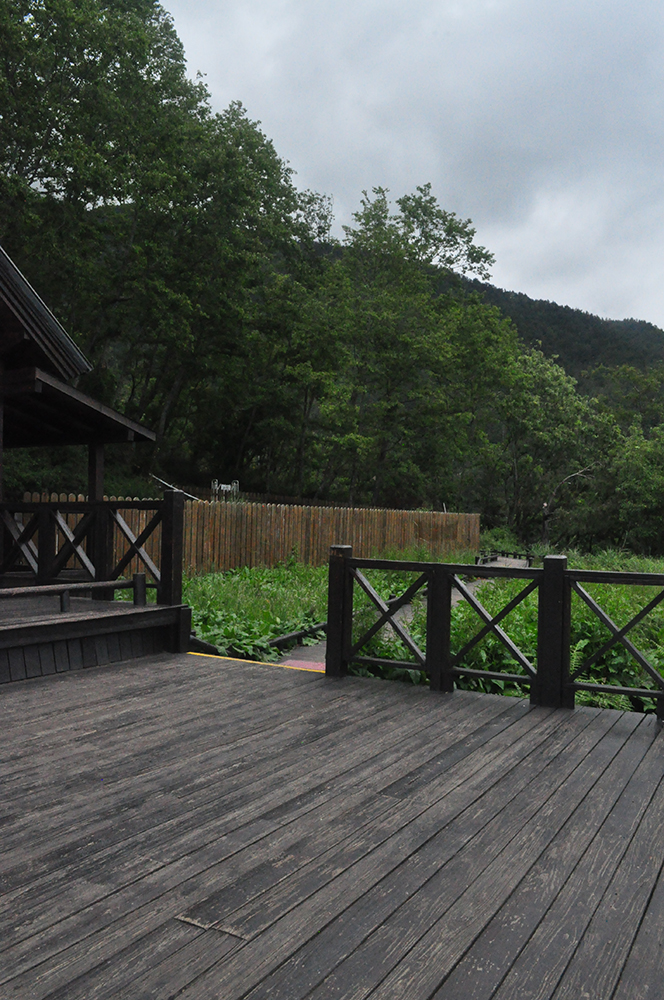
#> input picture Anhtest2/DSC_0171.jpg, 664 x 1000 px
$ python -i 5_10_feature_matching.py   (imports and definitions only)
#> lines starting #> are read from the running program, lines starting #| are printed output that depends on the picture; after the words box and inside, x2 and y2 are one past the last pixel; in counts of white or black regions, pixels touching at a corner belong together
#> further down, picture is the input picture: shape (1000, 664, 3); mean B, G, R 84.9, 90.6, 85.6
import cv2
import numpy as np
import os
import re
import gc
import gradio as gr

MAX_W = 1200
ORB_N = 10000
FOCAL_LENGTH = 1200

# [125 lines left out: functions cylindrical_warp, get_homography, compensate, build_gaussian_pyramid, build_laplacian_pyramid, multi_band_blend and 1 more, not called in this run]

def crop_to_bounding_box(img):
    gray = cv2.cvtColor(img, cv2.COLOR_BGR2GRAY)
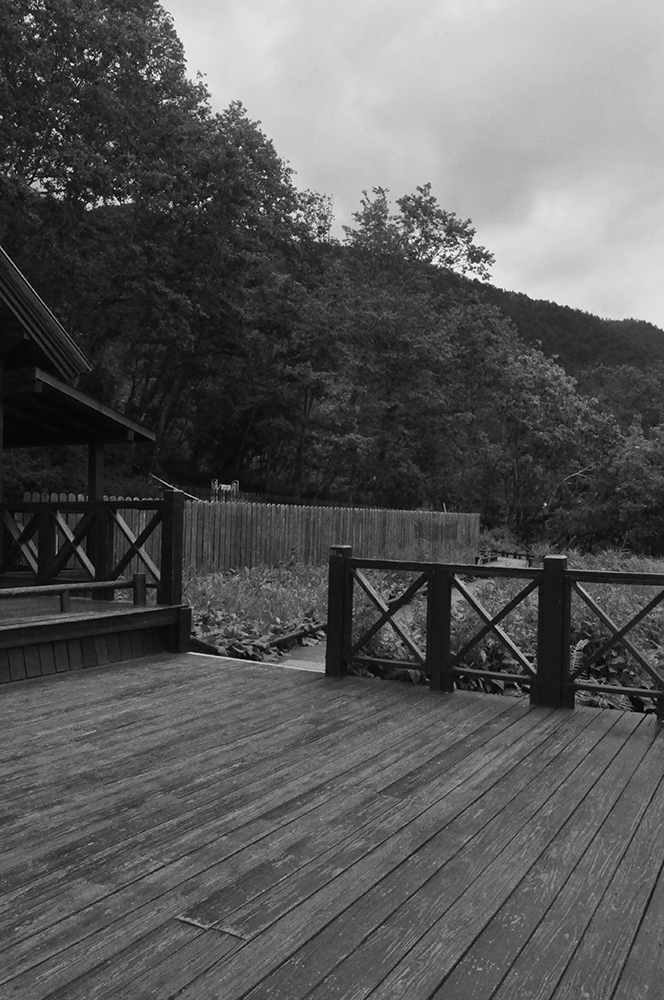
#> gray: shape (1000, 664); min 0, max 255, mean 88.5
    _, mask = cv2.threshold(gray, 1, 255, cv2.THRESH_BINARY)
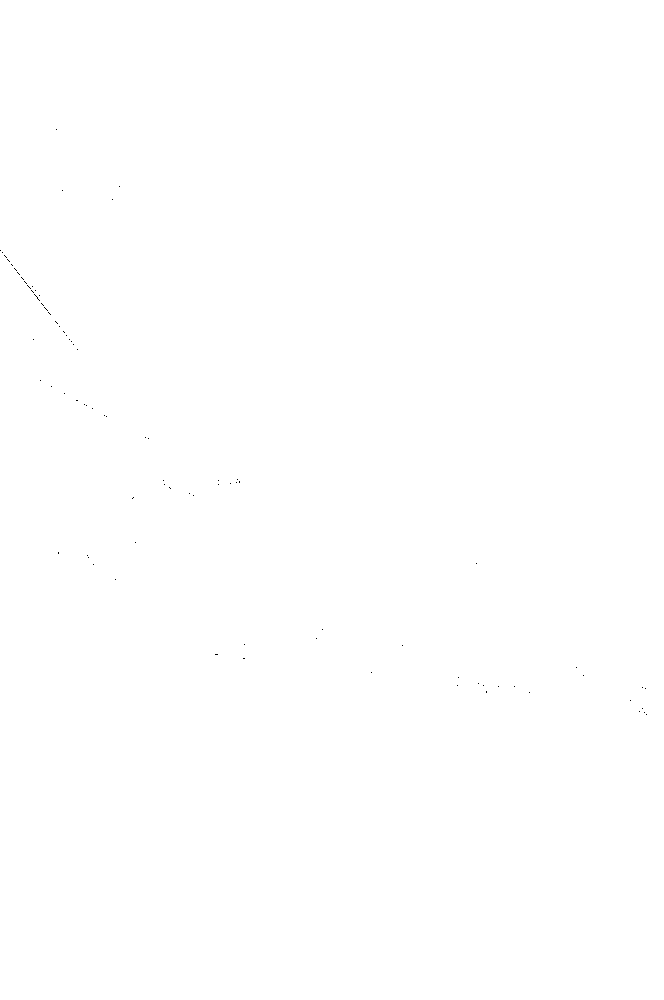
#> mask: shape (1000, 664); 100% white; black in thin lines or dots, all inside (x1, y1, x2, y2) = (0, 129, 647, 715)

    contours, _ = cv2.findContours(mask, cv2.RETR_EXTERNAL, cv2.CHAIN_APPROX_SIMPLE)
#> contours = 1 item
    if not contours: return img

    c = max(contours, key=cv2.contourArea)
#> c = [[0, 0], [0, 249], [1, 250], [0, 251], [0, 999], [663, 999], [663, 0]]

    x, y, w, h = cv2.boundingRect(c)
#> x = 0; y = 0; w = 664; h = 1000

    print(f" -> Giữ lại vùng: x={x}, y={y}, w={w}, h={h}")
#|  -> Giữ lại vùng: x=0, y=0, w=664, h=1000

    return img[y:y+h, x:x+w]

# [73 lines left out: function process_images, not called in this run]

# [21 lines not run here, left out]

>>> import cv2
>>> picture = cv2.imread('Anhtest2/DSC_0171.jpg')
>>> result = crop_to_bounding_box(picture)

$ run again, on Anhtest2/DSC_0172.jpg
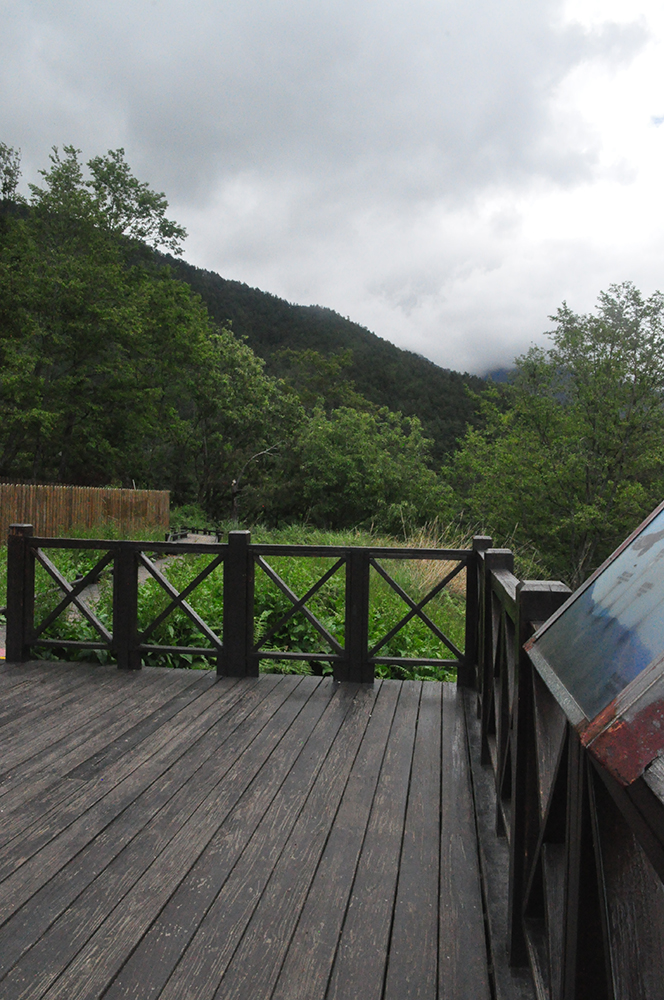
#> input picture Anhtest2/DSC_0172.jpg, 664 x 1000 px
#> picture is the input picture: shape (1000, 664, 3); mean B, G, R 105.5, 111.7, 108.1
#> in crop_to_bounding_box, `gray = cv2.cvtColor(img, cv2.COLOR_BGR2GRAY)`:
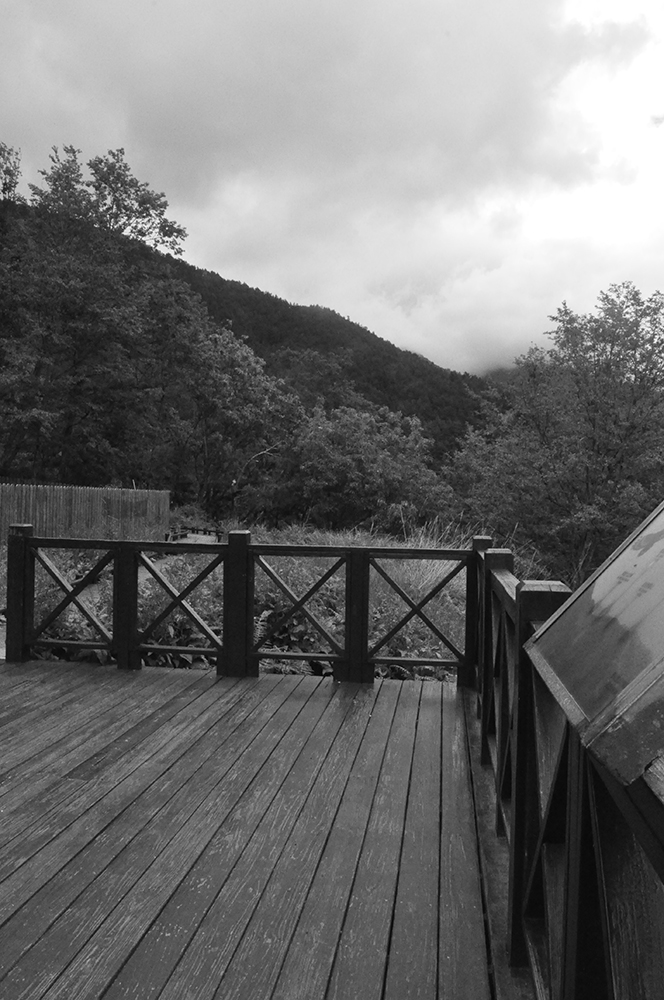
#> gray: shape (1000, 664); min 0, max 255, mean 110
#> mask: shape (1000, 664); 100% white; black in thin lines or dots, all inside (x1, y1, x2, y2) = (166, 540, 571, 676)
#> contours = [[[0, 0], [0, 999], [663, 999], [663, 0]]]
#> c = [[0, 0], [0, 999], [663, 999], [663, 0]]
#> x = 0; w = 664; h = 1000
#|  -> Giữ lại vùng: x=0, y=0, w=664, h=1000

$ run again, on Anhtest2/DSC_0173.jpg
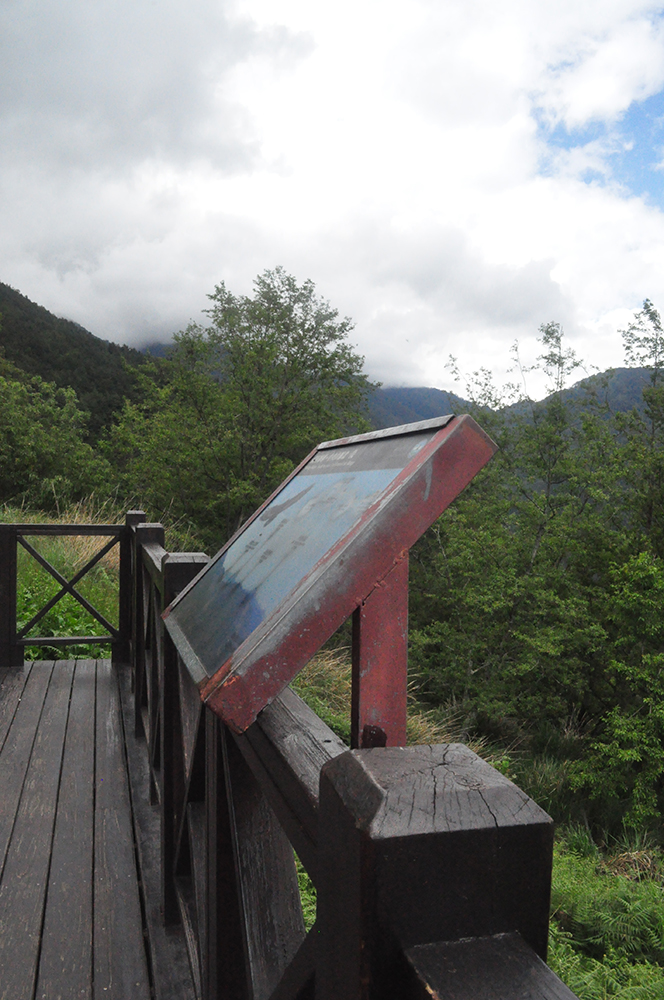
#> input picture Anhtest2/DSC_0173.jpg, 664 x 1000 px
#> picture is the input picture: shape (1000, 664, 3); mean B, G, R 121.5, 126.6, 124.8
#> in crop_to_bounding_box, `gray = cv2.cvtColor(img, cv2.COLOR_BGR2GRAY)`:
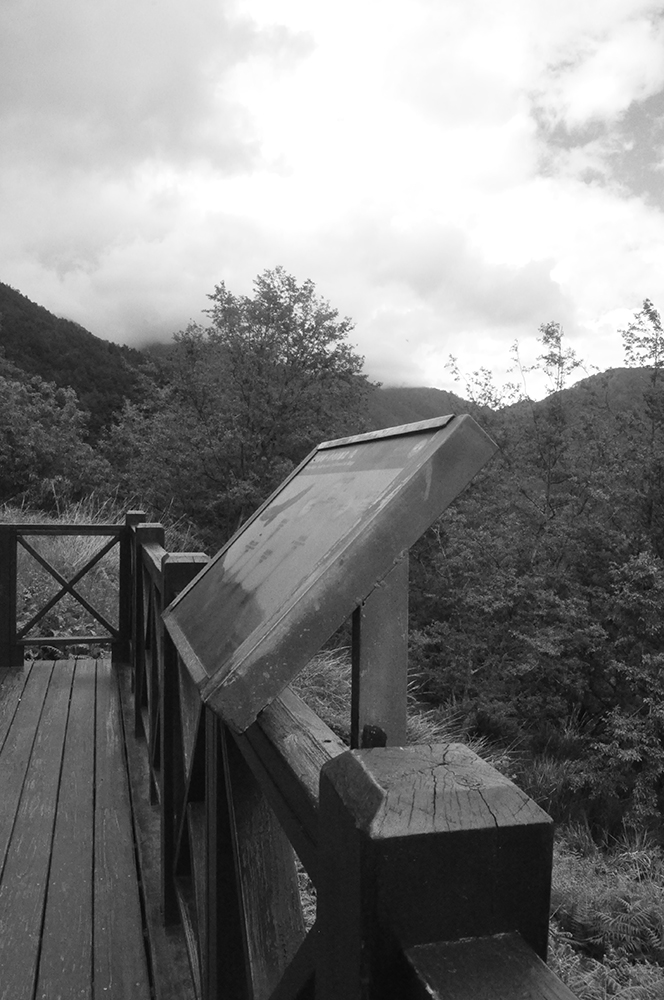
#> gray: shape (1000, 664); min 0, max 255, mean 125.5
#> mask: shape (1000, 664); 100% white; black in thin lines or dots, all inside (x1, y1, x2, y2) = (131, 509, 601, 838)
#> contours = [[[0, 0], [0, 999], [663, 999], [663, 0]]]
#> c = [[0, 0], [0, 999], [663, 999], [663, 0]]
#> x = 0; w = 664; h = 1000
#|  -> Giữ lại vùng: x=0, y=0, w=664, h=1000

$ run again, on Anhtest2/DSC_0174.jpg
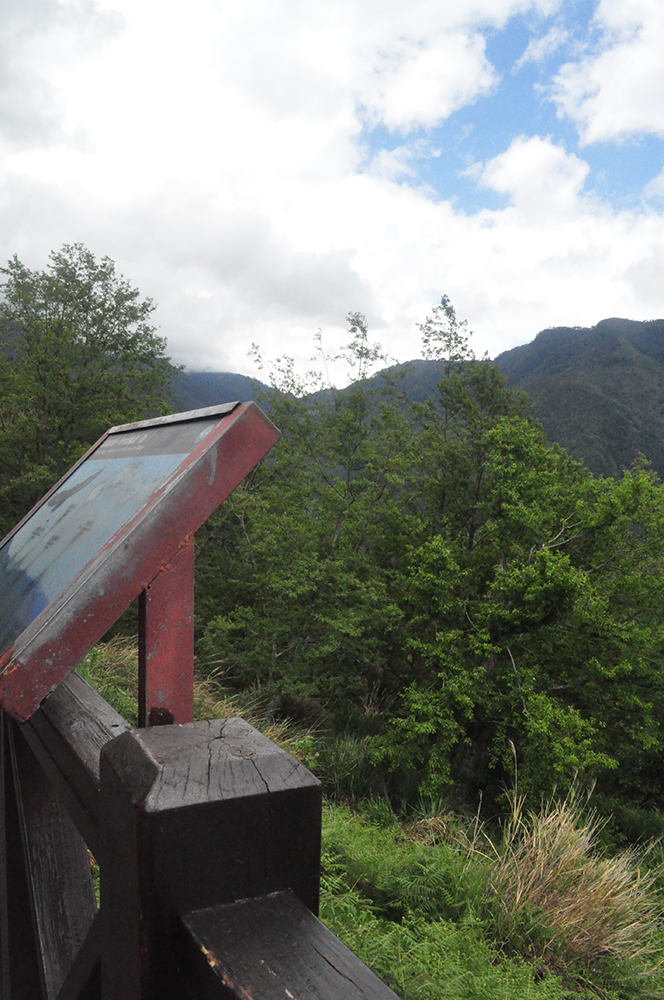
#> input picture Anhtest2/DSC_0174.jpg, 664 x 1000 px
#> picture is the input picture: shape (1000, 664, 3); mean B, G, R 120.2, 128.5, 124.5
#> in crop_to_bounding_box, `gray = cv2.cvtColor(img, cv2.COLOR_BGR2GRAY)`:
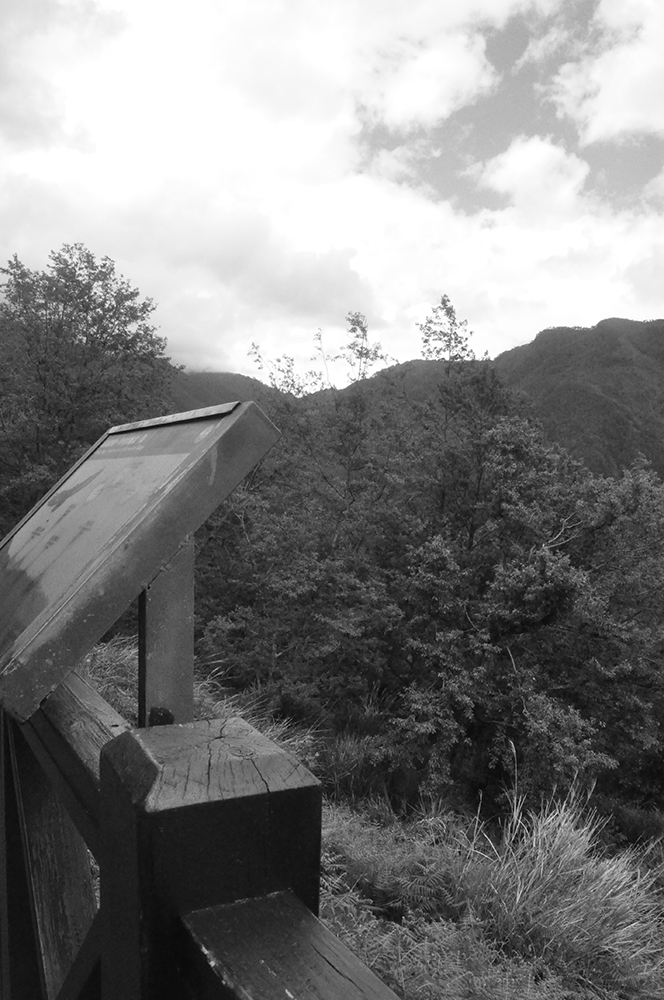
#> gray: shape (1000, 664); min 0, max 255, mean 126.4
#> mask: shape (1000, 664); 100% white; black in thin lines or dots, all inside (x1, y1, x2, y2) = (287, 719, 636, 857)
#> contours = [[[0, 0], [0, 999], [663, 999], [663, 0]]]
#> c = [[0, 0], [0, 999], [663, 999], [663, 0]]
#> x = 0; w = 664; h = 1000
#|  -> Giữ lại vùng: x=0, y=0, w=664, h=1000
